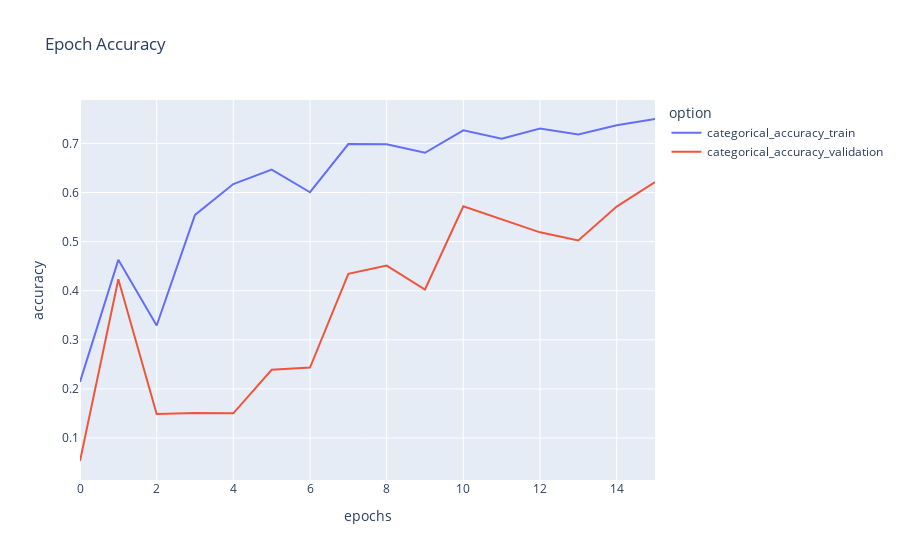

Here is the notebook cell this chart was saved with:
### Code cell
metrics_df = plot_graph("accuracy")
metrics_df.plot(title="Epoch Accuracy", labels=dict(index="epochs", value="accuracy", variable="option"))

### Figure 1 — Plotly figure (JSON) as saved in the notebook; plotly's stock layout.template omitted (floating-point values rounded to 4 significant figures)
{"data": [{"hovertemplate": "option=categorical_accuracy_train<br>epochs=%{x}<br>accuracy=%{y}<extra></extra>", "legendgroup": "categorical_accuracy_train", "line": {"color": "#636efa", "dash": "solid"}, "mode": "lines", "name": "categorical_accuracy_train", "orientation": "v", "showlegend": true, "type": "scatter", "x": [0, 1, 2, 3, 4, 5, 6, 7, 8, 9, 10, 11, 12, 13, 14, 15], "xaxis": "x", "y": [0.2142, 0.4628, 0.3292, 0.5544, 0.6172, 0.6467, 0.6005, 0.6986, 0.6981, 0.6809, 0.7265, 0.7095, 0.7302, 0.718, 0.7371, 0.7497], "yaxis": "y"}, {"hovertemplate": "option=categorical_accuracy_validation<br>epochs=%{x}<br>accuracy=%{y}<extra></extra>", "legendgroup": "categorical_accuracy_validation", "line": {"color": "#EF553B", "dash": "solid"}, "mode": "lines", "name": "categorical_accuracy_validation", "orientation": "v", "showlegend": true, "type": "scatter", "x": [0, 1, 2, 3, 4, 5, 6, 7, 8, 9, 10, 11, 12, 13, 14, 15], "xaxis": "x", "y": [0.05322, 0.4233, 0.149, 0.151, 0.1503, 0.239, 0.2436, 0.4345, 0.4513, 0.4025, 0.572, 0.5447, 0.5189, 0.5022, 0.5713, 0.6212], "yaxis": "y"}], "layout": {"legend": {"title": {"text": "option"}, "tracegroupgap": 0}, "title": {"text": "Epoch Accuracy"}, "xaxis": {"anchor": "y", "domain": [0, 1], "title": {"text": "epochs"}}, "yaxis": {"anchor": "x", "domain": [0, 1], "title": {"text": "accuracy"}}}}
